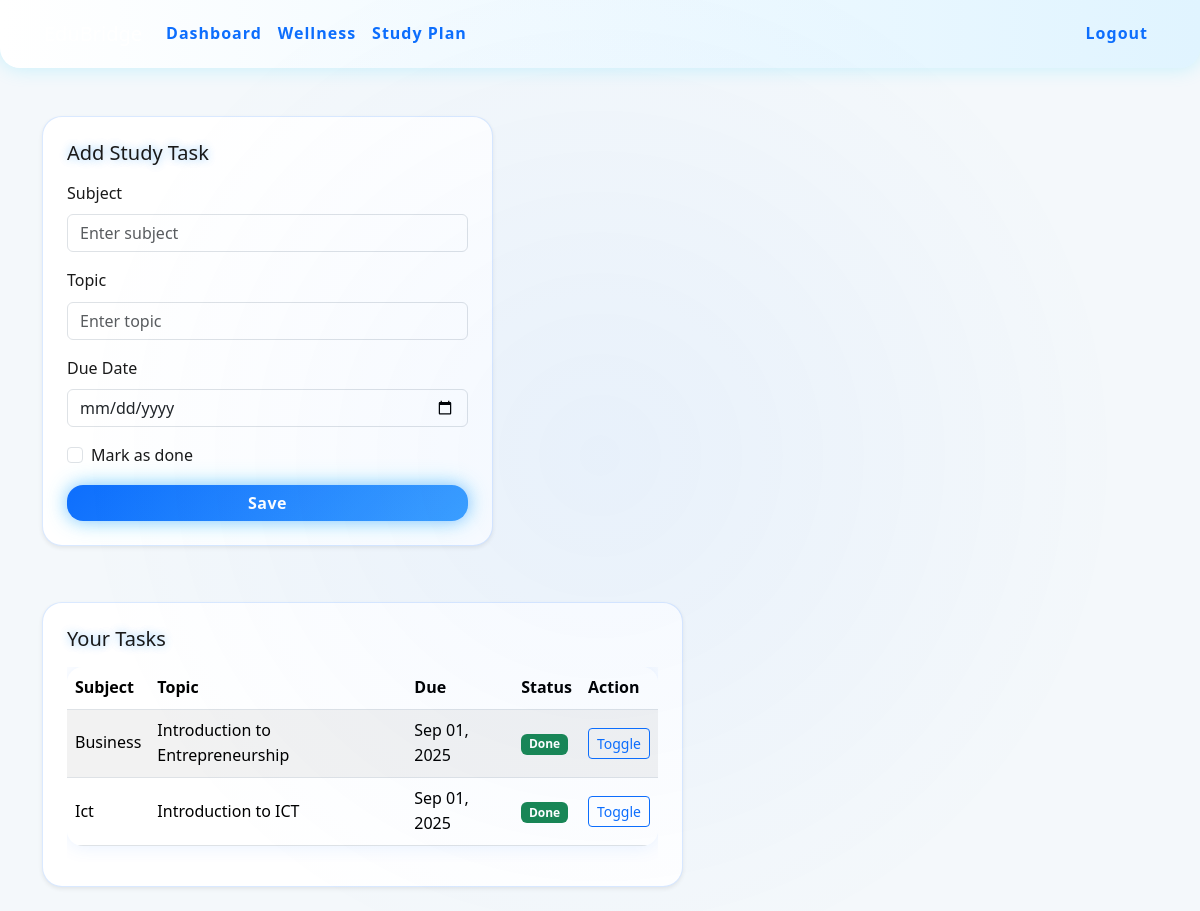
/study-plan (signed in), run on the app's committed database.
### models.py (models this page shows)
class StudyPlan(db.Model):
    id = db.Column(db.Integer, primary_key=True)
    user_id = db.Column(db.Integer, db.ForeignKey('user.id'), nullable=False)
    subject = db.Column(db.String(120), nullable=False)
    topic = db.Column(db.String(255), nullable=False)
    due_date = db.Column(db.Date, nullable=True)
    is_done = db.Column(db.Boolean, default=False)
    created_at = db.Column(db.DateTime, default=datetime.utcnow)

### app.py (the view, shortened to what this page needs)
@app.route("/study-plan", methods=["GET", "POST"])
@login_required
def study_plan():
    form = StudyPlanForm()
    plans = StudyPlan.query.filter_by(user_id=current_user.id).order_by(StudyPlan.created_at.desc()).all()
    return render_template("study_plan.html", form=form, plans=plans)

### forms.py
class StudyPlanForm(FlaskForm):
    subject = StringField('Subject', validators=[DataRequired(), Length(max=120)])
    topic = StringField('Topic', validators=[DataRequired(), Length(max=255)])
    due_date = DateField('Due Date', validators=[Optional()])
    is_done = BooleanField('Mark as done')
    submit = SubmitField('Save')

### app.py (called while the page is built)
@login_manager.user_loader
def load_user(user_id):
    return db.session.get(User, int(user_id))

### templates/study_plan.html (shortened to what this page needs)
{% extends "base.html" %}
{% block content %}
<div class="row g-4 my-4">
    <div class="col-lg-5">
        <div class="card shadow-sm">
            <div class="card-body p-4">
                <h3 class="h5 mb-3">Add Study Task</h3>
                <form method="post">
                    <div class="mb-3">
                        {{ form.subject.label(class="form-label") }}
                        {{ form.subject(class="form-control", placeholder="Enter subject") }}
                    </div>
                    <div class="mb-3">
                        {{ form.topic.label(class="form-label") }}
                        {{ form.topic(class="form-control", placeholder="Enter topic") }}
                    </div>
                    <div class="mb-3">
                        {{ form.due_date.label(class="form-label") }}
                        {{ form.due_date(class="form-control") }}
                    </div>
                    <div class="form-check mb-3">
                        {{ form.is_done(class="form-check-input") }}
                        <label class="form-check-label" for="{{ form.is_done.id }}">Mark as done</label>
                    </div>
                    <div class="d-grid">
                        {{ form.submit(class="btn btn-primary btn-block") }}
                    </div>
                </form>
            </div>
        </div>
    </div>
    <div class="col-lg-7">
        <div class="card shadow-sm">
            <div class="card-body p-4">
                <h3 class="h5 mb-3">Your Tasks</h3>
                {% if plans %}
                    <div class="table-responsive">
                        <table class="table table-striped align-middle">
                            <thead>
                                <tr>
                                    <th>Subject</th>
                                    <th>Topic</th>
                                    <th>Due</th>
                                    <th>Status</th>
                                    <th>Action</th>
                                </tr>
                            </thead>
                            <tbody>
                                {% for p in plans %}
                                    <tr>
                                        <td>{{ p.subject }}</td>
                                        <td>{{ p.topic }}</td>
                                        <td>{% if p.due_date %}{{ p.due_date.strftime('%b %d, %Y') }}{% endif %}</td>
                                        <td>
                                            <span class="badge bg-{{ 'success' if p.is_done else 'secondary' }}">
                                                {{ 'Done' if p.is_done else 'Pending' }}
                                            </span>
                                        </td>
                                        <td>
                                            <form method="post" action="{{ url_for('toggle_plan', plan_id=p.id) }}">
                                                <button class="btn btn-sm btn-outline-primary">Toggle</button>
                                            </form>
                                        </td>
                                    </tr>
                                {% endfor %}
                            </tbody>
                        </table>
                    </div>
                {% else %}
                    <p class="text-muted mb-0">No tasks yet.</p>
                {% endif %}
            </div>
        </div>
    </div>
</div>
{% endblock %}

### static/css/style.css (style rules this page uses)
body { background: #f4f8fb; font-family: 'Segoe UI', Tahoma, Geneva, Verdana, sans-serif; color: #1a1a1a; line-height: 1.6; margin: 0; transition: background 0.3s, color 0.3s; }
.card { border-radius: 1.25rem; background: #ffffff; box-shadow: 0 0 20px rgba(13, 110, 253, 0.1); transition: transform 0.3s ease, box-shadow 0.3s ease, background 0.3s ease; color: #1a1a1a; border: 1px solid rgba(13, 110, 253, 0.15); }
.btn-primary { border-radius: 1rem; background: linear-gradient(135deg, #0d6efd, #3da0ff); border: none; font-weight: 700; letter-spacing: 0.5px; color: #ffffff; box-shadow: 0 0 15px rgba(13, 110, 253, 0.3), 0 0 25px rgba(0, 212, 255, 0.3); transition: all 0.3s ease; }
.table { border-radius: 1rem; overflow: hidden; background: #ffffff; box-shadow: 0 0 20px rgba(13, 110, 253, 0.1); color: #1a1a1a; transition: box-shadow 0.3s, transform 0.3s; }
.table th, .table td { vertical-align: middle; }
.row.g-4 { gap: 2rem; }
a, button, .nav-link, .card { transition: all 0.3s ease-in-out; }
h1, h2, h3, h4, h5, h6 { text-transform: none; text-shadow: 0 0 8px rgba(13, 110, 253, 0.3), 0 0 12px rgba(0, 212, 255, 0.2); }

### data on the page
StudyPlan: subject "Business", topic "Introduction to Entrepreneurship", due_date "Sep 01, 2025", is_done "Done"
StudyPlan: subject "Ict", topic "Introduction to ICT", due_date "Sep 01, 2025", is_done "Done"
